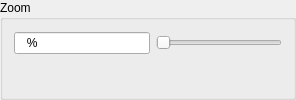
          <widget class="QGroupBox" name="zoomGroup">
           <property name="minimumSize">
            <size>
             <width>0</width>
             <height>0</height>
            </size>
           </property>
           <property name="title">
            <string>Zoom</string>
           </property>
           <layout class="QVBoxLayout" name="verticalLayout_11">
            <item>
             <layout class="QHBoxLayout" name="horizontalLayout_5" stretch="1,0">
              <item>
               <widget class="QLineEdit" name="zoomEdit">
                <property name="maximumSize">
                 <size>
                  <width>16777215</width>
                  <height>16777215</height>
                 </size>
                </property>
                <property name="statusTip">
                 <string>Enter a desired zoom level</string>
                </property>
                <property name="inputMask">
                 <string extracomment="First characted must be 1-9; second must be 0-9; third (0-9) is optional; ends with %">D90%; </string>
                </property>
               </widget>
              </item>
              <item>
               <widget class="QSlider" name="zoomSlider">
                <property name="minimumSize">
                 <size>
                  <width>126</width>
                  <height>0</height>
                 </size>
                </property>
                <property name="maximumSize">
                 <size>
                  <width>126</width>
                  <height>16777215</height>
                 </size>
                </property>
                <property name="statusTip">
                 <string>Drag slider to change zoom level</string>
                </property>
                <property name="maximum">
                 <number>999</number>
                </property>
                <property name="orientation">
                 <enum>Qt::Horizontal</enum>
                </property>
               </widget>
              </item>
             </layout>
            </item>
            <item>
             <layout class="QHBoxLayout" name="zoomLayout" stretch="0,0,0,0,0,0,0,0">
              <property name="spacing">
               <number>2</number>
              </property>
              <item>
               <spacer name="horizontalSpacer_6">
                <property name="orientation">
                 <enum>Qt::Horizontal</enum>
                </property>
                <property name="sizeHint" stdset="0">
                 <size>
                  <width>40</width>
                  <height>20</height>
                 </size>
                </property>
               </spacer>
              </item>
              <item>
               <widget class="QPushButton" name="zoomOutButton">
                <property name="maximumSize">
                 <size>
                  <width>28</width>
                  <height>16777215</height>
                 </size>
                </property>
                <property name="toolTip">
                 <string>Zoom Out</string>
                </property>
                <property name="statusTip">
                 <string>Zoom out of the image</string>
                </property>
                <property name="text">
                 <string/>
                </property>
                <property name="icon">
                 <iconset resource="ncm_qcapture.qrc">
                  <normaloff>:/images/zoom_out.png</normaloff>:/images/zoom_out.png</iconset>
                </property>
                <property name="iconSize">
                 <size>
                  <width>24</width>
                  <height>24</height>
                 </size>
                </property>
                <property name="flat">
                 <bool>true</bool>
                </property>
               </widget>
              </item>
              <item>
               <widget class="QPushButton" name="zoomInButton">
                <property name="maximumSize">
                 <size>
                  <width>28</width>
                  <height>16777215</height>
                 </size>
                </property>
                <property name="toolTip">
                 <string>Zoom In</string>
                </property>
                <property name="statusTip">
                 <string>Zoom into the image</string>
                </property>
                <property name="text">
                 <string/>
                </property>
                <property name="icon">
                 <iconset resource="ncm_qcapture.qrc">
                  <normaloff>:/images/zoom_in.png</normaloff>:/images/zoom_in.png</iconset>
                </property>
                <property name="iconSize">
                 <size>
                  <width>24</width>
                  <height>24</height>
                 </size>
                </property>
                <property name="flat">
                 <bool>true</bool>
                </property>
               </widget>
              </item>
              <item>
               <spacer name="horizontalSpacer_7">
                <property name="orientation">
                 <enum>Qt::Horizontal</enum>
                </property>
                <property name="sizeHint" stdset="0">
                 <size>
                  <width>40</width>
                  <height>20</height>
                 </size>
                </property>
               </spacer>
              </item>
              <item>
               <widget class="QPushButton" name="zoomFitButton">
                <property name="maximumSize">
                 <size>
                  <width>28</width>
                  <height>16777215</height>
                 </size>
                </property>
                <property name="toolTip">
                 <string>Fit</string>
                </property>
                <property name="statusTip">
                 <string>Scale the image to fit within the viewport</string>
                </property>
                <property name="whatsThis">
                 <string>&lt;!DOCTYPE HTML PUBLIC &quot;-//W3C//DTD HTML 4.0//EN&quot; &quot;http://www.w3.org/TR/REC-html40/strict.dtd&quot;&gt;
&lt;html&gt;&lt;head&gt;&lt;meta name=&quot;qrichtext&quot; content=&quot;1&quot; /&gt;&lt;style type=&quot;text/css&quot;&gt;
p, li { white-space: pre-wrap; }
&lt;/style&gt;&lt;/head&gt;&lt;body style=&quot; font-family:'MS Shell Dlg 2'; font-size:8.25pt; font-weight:400; font-style:normal;&quot;&gt;
&lt;p style=&quot; margin-top:0px; margin-bottom:0px; margin-left:0px; margin-right:0px; -qt-block-indent:0; text-indent:0px;&quot;&gt;&lt;span style=&quot; font-size:8pt;&quot;&gt;Scales the image such that the image just fits within the window in which it is viewed.&lt;/span&gt;&lt;/p&gt;
&lt;p style=&quot;-qt-paragraph-type:empty; margin-top:0px; margin-bottom:0px; margin-left:0px; margin-right:0px; -qt-block-indent:0; text-indent:0px; font-size:8pt;&quot;&gt;&lt;/p&gt;&lt;/body&gt;&lt;/html&gt;</string>
                </property>
                <property name="text">
                 <string/>
                </property>
                <property name="icon">
                 <iconset resource="ncm_qcapture.qrc">
                  <normaloff>:/images/fit_both.png</normaloff>:/images/fit_both.png</iconset>
                </property>
                <property name="iconSize">
                 <size>
                  <width>24</width>
                  <height>24</height>
                 </size>
                </property>
                <property name="flat">
                 <bool>true</bool>
                </property>
               </widget>
              </item>
              <item>
               <widget class="QPushButton" name="zoomFitWButton">
                <property name="maximumSize">
                 <size>
                  <width>28</width>
                  <height>16777215</height>
                 </size>
                </property>
                <property name="toolTip">
                 <string>Fit Width</string>
                </property>
                <property name="statusTip">
                 <string>Scale the image such that its width matches that of the viewport</string>
                </property>
                <property name="whatsThis">
                 <string>&lt;!DOCTYPE HTML PUBLIC &quot;-//W3C//DTD HTML 4.0//EN&quot; &quot;http://www.w3.org/TR/REC-html40/strict.dtd&quot;&gt;
&lt;html&gt;&lt;head&gt;&lt;meta name=&quot;qrichtext&quot; content=&quot;1&quot; /&gt;&lt;style type=&quot;text/css&quot;&gt;
p, li { white-space: pre-wrap; }
&lt;/style&gt;&lt;/head&gt;&lt;body style=&quot; font-family:'MS Shell Dlg 2'; font-size:8.25pt; font-weight:400; font-style:normal;&quot;&gt;
&lt;p style=&quot; margin-top:0px; margin-bottom:0px; margin-left:0px; margin-right:0px; -qt-block-indent:0; text-indent:0px;&quot;&gt;&lt;span style=&quot; font-size:8pt;&quot;&gt;Sizes the image such that the width of the image matches the width of the window in which it is viewed.&lt;/span&gt;&lt;/p&gt;
&lt;p style=&quot;-qt-paragraph-type:empty; margin-top:0px; margin-bottom:0px; margin-left:0px; margin-right:0px; -qt-block-indent:0; text-indent:0px; font-size:8pt;&quot;&gt;&lt;/p&gt;&lt;/body&gt;&lt;/html&gt;</string>
                </property>
                <property name="text">
                 <string/>
                </property>
                <property name="icon">
                 <iconset resource="ncm_qcapture.qrc">
                  <normaloff>:/images/fit_width.png</normaloff>:/images/fit_width.png</iconset>
                </property>
                <property name="iconSize">
                 <size>
                  <width>24</width>
                  <height>24</height>
                 </size>
                </property>
                <property name="flat">
                 <bool>true</bool>
                </property>
               </widget>
              </item>
              <item>
               <widget class="QPushButton" name="zoomFitHButton">
                <property name="maximumSize">
                 <size>
                  <width>28</width>
                  <height>16777215</height>
                 </size>
                </property>
                <property name="toolTip">
                 <string>Fit Height</string>
                </property>
                <property name="statusTip">
                 <string>Scale the image such that its height matches that of the viewport</string>
                </property>
                <property name="whatsThis">
                 <string/>
                </property>
                <property name="text">
                 <string/>
                </property>
                <property name="icon">
                 <iconset resource="ncm_qcapture.qrc">
                  <normaloff>:/images/fit_height.png</normaloff>:/images/fit_height.png</iconset>
                </property>
                <property name="iconSize">
                 <size>
                  <width>24</width>
                  <height>24</height>
                 </size>
                </property>
                <property name="flat">
                 <bool>true</bool>
                </property>
               </widget>
              </item>
              <item>
               <spacer name="horizontalSpacer_8">
                <property name="orientation">
                 <enum>Qt::Horizontal</enum>
                </property>
                <property name="sizeHint" stdset="0">
                 <size>
                  <width>40</width>
                  <height>20</height>
                 </size>
                </property>
               </spacer>
              </item>
             </layout>
            </item>
           </layout>
          </widget>
